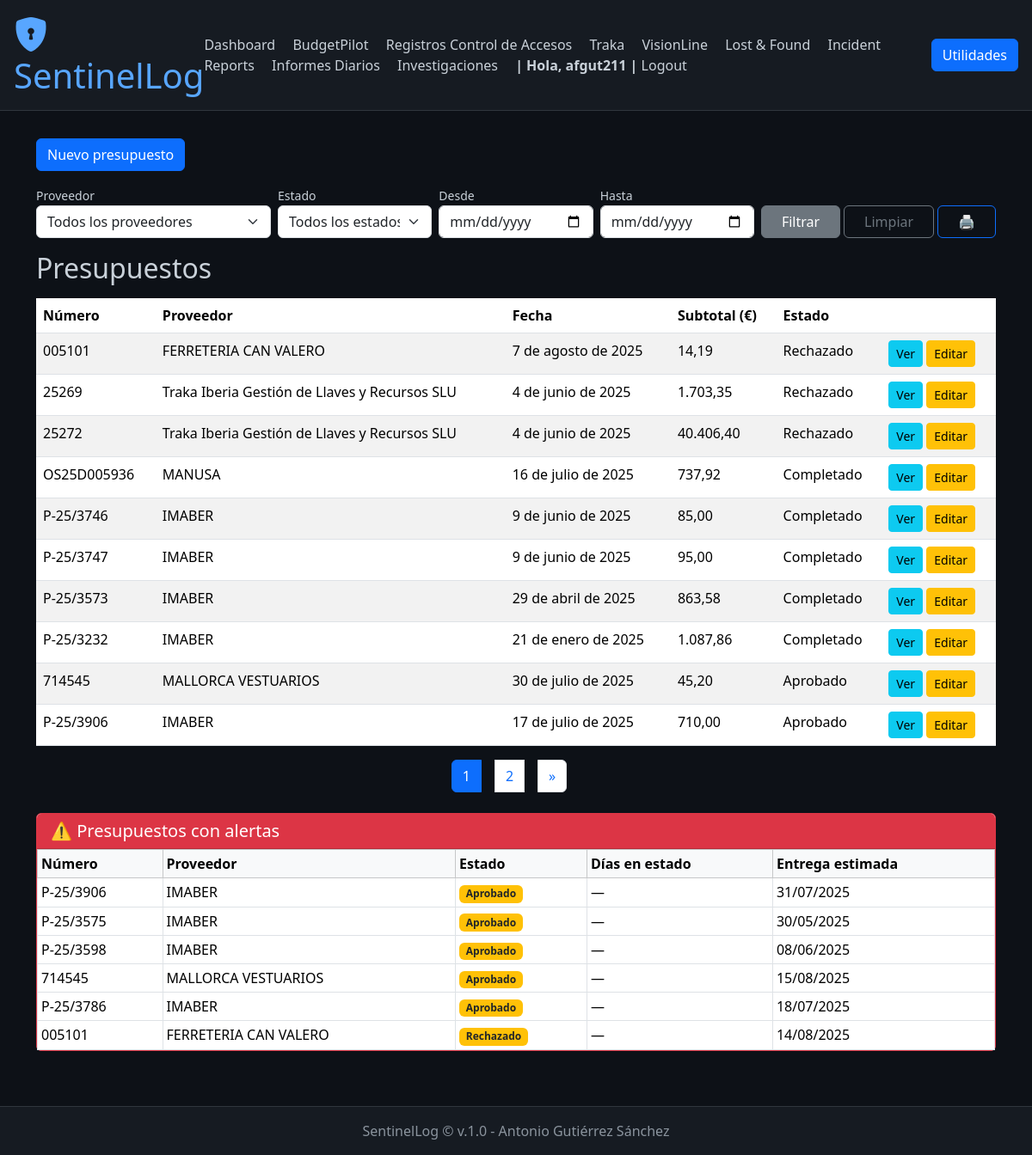
The page /budgetpilot/ (signed in) on the database as committed earlier.
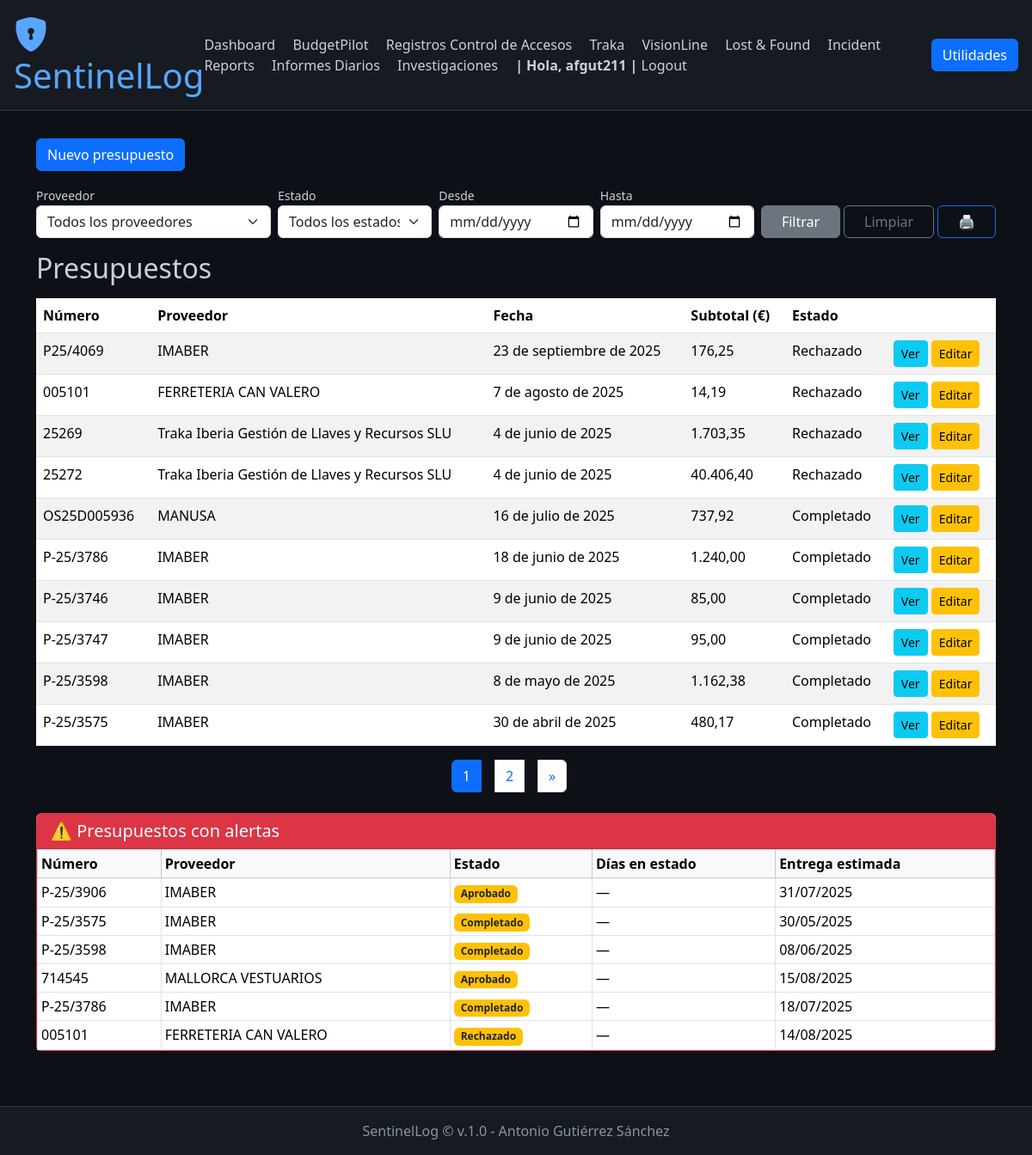
The same page on the database as committed later.
### budgetpilot/models.py (models this page shows, shortened)
class Presupuesto(models.Model):
    ESTADOS = [
        ('pendiente_aprobacion', 'Pendiente de aprobación'),
        ('aprobado', 'Aprobado'),
        ('en_ejecucion', 'En ejecución'),
        ('completado', 'Completado'),
        ('rechazado', 'Rechazado'),
    ]
    proveedor = models.ForeignKey(Proveedor, on_delete=models.CASCADE)
    numero = models.CharField("Número de presupuesto", max_length=100)
    fecha = models.DateField()
    subtotal = models.DecimalField(max_digits=10, decimal_places=2)
    documento = models.FileField(upload_to='presupuestos/')
    estado = models.CharField(max_length=20, choices=ESTADOS, default='pendiente_aprobacion')
    fecha_entrega_estimada = models.DateField(blank=True, null=True)
    responsable = models.CharField(max_length=255, blank=True, null=True)
    comentarios = models.TextField(blank=True, null=True)
    creado = models.DateTimeField(auto_now_add=True)
    actualizado = models.DateTimeField(auto_now=True)
    history = HistoricalRecords()

class Proveedor(models.Model):
    nombre = models.CharField(max_length=255)
    categoria = models.ForeignKey('CategoriaProveedor', on_delete=models.SET_NULL, null=True, blank=True)
    cif = models.CharField("CIF/NIF", max_length=20, blank=True, null=True)
    direccion = models.TextField(blank=True, null=True)
    telefono = models.CharField(max_length=20, blank=True, null=True)
    email = models.EmailField(blank=True, null=True)
    persona_contacto = models.CharField(max_length=255, blank=True, null=True)

### budgetpilot/views.py (the view, shortened to what this page needs)
# urls.py: path('', views.PresupuestoListView.as_view(), name='presupuesto_list'),
class PresupuestoListView(FilterView):
    model = Presupuesto
    template_name = 'budgetpilot/presupuesto_list.html'
    context_object_name = 'presupuestos'
    filterset_class = PresupuestoFilter
    ordering = ['-estado', '-fecha']
    paginate_by = 10  # Mostrar 5 presupuestos por página
    def get_context_data(self, **kwargs):
        context = super().get_context_data(**kwargs)
        context['filter'] = self.get_filterset(self.get_filterset_class())
        hoy = timezone.now()
        cinco_dias = hoy - timedelta(days=5)
        alertas = []
        for presupuesto in Presupuesto.objects.all():
            ultimo_estado = presupuesto.historial_estados.order_by('-fecha').first()
            if presupuesto.fecha_entrega_estimada and presupuesto.fecha_entrega_estimada < hoy.date():
                if presupuesto not in alertas:
                    presupuesto.dias_en_estado = None  # No aplica
                    alertas.append(presupuesto)
        context['alertas'] = alertas
        return context

### budgetpilot/templatetags/format_filters.py (called while the page is built)
@register.filter
def formato_europeo(value):
    try:
        value = float(value)
        return f"{value:,.2f}".replace(",", "X").replace(".", ",").replace("X", ".")
    except (ValueError, TypeError):
        return value

### budgetpilot/templates/budgetpilot/presupuesto_list.html (shortened to what the changed rows need)
{% extends "base.html" %}
{% load static %}
{% load humanize %}
{% load format_filters %}
{% block content %}
<div id="print-area">
    <h2 class="mb-3">Presupuestos</h2>
    <table class="table table-striped">
        <thead>
            <tr>
                <th>Número</th>
                <th>Proveedor</th>
                <th>Fecha</th>
                <th>Subtotal (€)</th>
                <th>Estado</th>
                <th class="no-print"></th>
            </tr>
        </thead>
        <tbody>
            {% for presupuesto in page_obj %}
            <tr>
                <td>{{ presupuesto.numero }}</td>
                <td>{{ presupuesto.proveedor.nombre }}</td>
                <td>{{ presupuesto.fecha }}</td>
                <td>{{ presupuesto.subtotal|formato_europeo }}</td>
                <td>{{ presupuesto.get_estado_display }}</td>
                <td class="no-print">
                    <a href="{% url 'budgetpilot:presupuesto_detail' presupuesto.pk %}" target="blank" class="btn btn-sm btn-info">Ver</a>
                    <a href="{% url 'budgetpilot:presupuesto_edit' presupuesto.pk %}" target="blank" class="btn btn-sm btn-warning">Editar</a>
                </td>
            </tr>
            {% empty %}
            <tr>
                <td colspan="6">No hay presupuestos registrados.</td>
            </tr>
            {% endfor %}
        </tbody>
    </table>
    {% with request.GET.urlencode as filter_query %}
        <nav aria-label="Paginación">
            <ul class="pagination justify-content-center">
                {% for num in page_obj.paginator.page_range %}
                {% if num <= 2 or num > page_obj.paginator.num_pages|add:'-2' or num >= page_obj.number|add:'-1' and num <= page_obj.number|add:'1' %}
                    <li class="page-item {% if page_obj.number == num %}active{% endif %}">
                    <a class="page-link" href="?{{ filter_query }}{% if filter_query %}&{% endif %}page={{ num }}">{{ num }}</a>
                    </li>
                {% elif num == 3 or num == page_obj.paginator.num_pages|add:'-2' %}
                    <li class="page-item disabled"><span class="page-link">…</span></li>
                {% endif %}
                {% endfor %}
            </ul>
        </nav>
    {% endwith %}
    {% if alertas %}
    <div class="card mt-4 border-danger">
        <div class="table-responsive">
            <table class="table table-sm table-bordered mb-0">
            <thead class="table-light">
                <tr>
                <th>Número</th>
                <th>Proveedor</th>
                <th>Estado</th>
                <th>Días en estado</th>
                <th>Entrega estimada</th>
                </tr>
            </thead>
            <tbody>
                {% for p in alertas %}
                <tr>
                <td>{{ p.numero }}</td>
                <td>{{ p.proveedor.nombre }}</td>
                <td><span class="badge bg-warning text-dark">{{ p.get_estado_display }}</span></td>
                <td>
                    {% if p.dias_en_estado is not None %}
                    {{ p.dias_en_estado }} días
                    {% else %}
                    —
                    {% endif %}
                </td>
                <td>
                    {% if p.fecha_entrega_estimada and p.fecha_entrega_estimada < today %}
                    <span class="text-danger">{{ p.fecha_entrega_estimada|date:"d/m/Y" }}</span>
                    {% else %}
                    {{ p.fecha_entrega_estimada|date:"d/m/Y" }}
                    {% endif %}
                </td>
                </tr>
                {% endfor %}
            </tbody>
            </table>
        </div>
    </div>
    {% endif %}
</div>
{% endblock %}

Rows that differ between the two databases and show on the page:
no longer on this page (row unchanged): Presupuesto: numero "P-25/3573", proveedor.nombre "IMABER", fecha "29 de abril de 2025", subtotal "863,58", estado "Completado", shown under "Presupuestos"
no longer on this page (row edited): Presupuesto: numero "P-25/3232", proveedor.nombre "IMABER", fecha "21 de enero de 2025", subtotal "1.087,86", estado "Completado", shown under "Presupuestos"
no longer on one of the page's lists (row unchanged): Presupuesto: numero "P-25/3906", proveedor.nombre "IMABER", fecha "17 de julio de 2025", subtotal "710,00", estado "Aprobado"
no longer on one of the page's lists (row unchanged): Presupuesto: numero "714545", proveedor.nombre "MALLORCA VESTUARIOS", fecha "30 de julio de 2025", subtotal "45,20", estado "Aprobado"
added Presupuesto: numero "P25/4069", proveedor.nombre "IMABER", fecha "23 de septiembre de 2025", subtotal "176,25", estado "Rechazado", shown under "Presupuestos"
now on one of the page's lists (row edited): Presupuesto: numero "P-25/3786", proveedor.nombre "IMABER", fecha "18 de junio de 2025", subtotal "1.240,00", estado "Completado"
changed Presupuesto: estado "Aprobado" → "Completado"
now on one of the page's lists (row edited): Presupuesto: numero "P-25/3598", proveedor.nombre "IMABER", fecha "8 de mayo de 2025", subtotal "1.162,38", estado "Completado"
changed Presupuesto: estado "Aprobado" → "Completado"
now on one of the page's lists (row edited): Presupuesto: numero "P-25/3575", proveedor.nombre "IMABER", fecha "30 de abril de 2025", subtotal "480,17", estado "Completado"
changed Presupuesto: estado "Aprobado" → "Completado"
